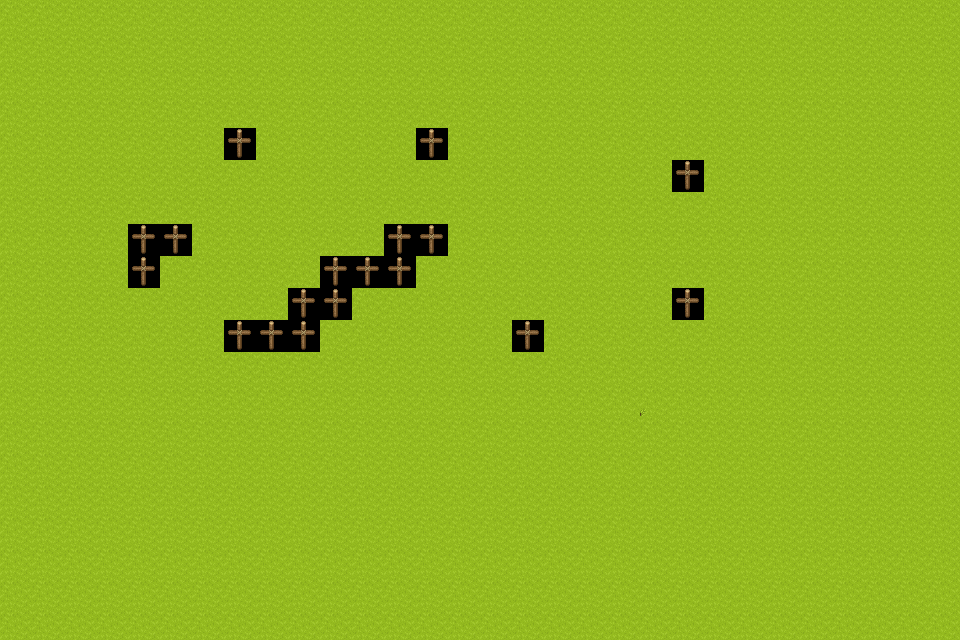

Tiled map render using the project's own tile images. Description and the map definition, with tile-layer contents summarised, below:
An orthogonal 30x20 tile map with 32x32 px tiles, 1 tile layer (ground) and 3 objects (start, EV-2, EV-1).

<map version="1.10" tiledversion="1.10.2" orientation="orthogonal" renderorder="right-down" width="30" height="20" tilewidth="32" tileheight="32" infinite="0" nextlayerid="3" nextobjectid="5">
 <tileset firstgid="1" source="../worlds/maps/[Base]BaseChip_pipo.tsx" />
 <layer id="1" name="ground" width="30" height="20">
  <data>[600 cells, 600 non-empty, 3 distinct tile ids]</data>
 </layer>
 <objectgroup id="2" name="Object Layer 1">
  <object id="1" name="start" type="start" x="441.165" y="377.844">
   <point />
  </object>
  <object id="3" name="EV-2" type="EV-2" x="603.098" y="156.743">
   <point />
  </object>
  <object id="4" name="EV-1" x="278.193" y="457.773">
   <point />
  </object>
 </objectgroup>
</map>
